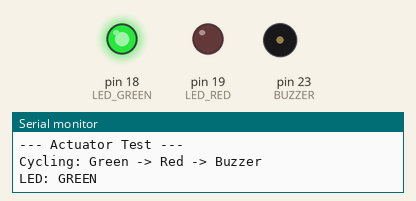
Bench run of a sketch on a simulated Arduino Mega 2560, built with avr-gcc and run on an emulated ATmega2560. On the bench: output pins drawn as LEDs (lit = HIGH), buzzer (waves = sounding, pin HIGH), the last lines printed to the serial monitor.

Above: at 0.5 s.
At 1.5 s:
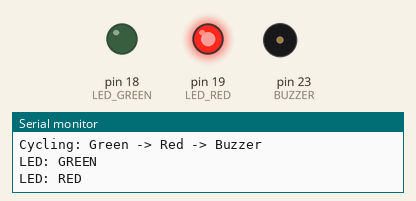
At 2.1 s:
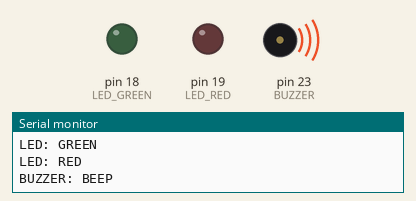
At 3.2 s:
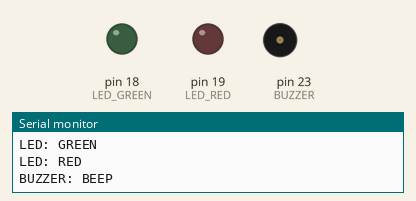
Timing chart, 0 to 5.5 s (numbered marks = the images above):
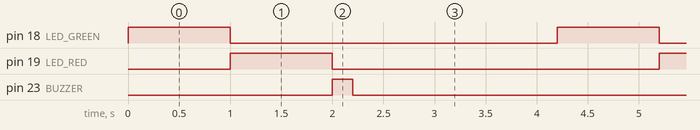

The sketch:

actuator_test.ino
```cpp
/*
 * ============================================================
 * ACTUATOR TEST
 * Green LED (18), Red LED (19), and Buzzer (23)
 * ============================================================
 */

#define LED_GREEN 18
#define LED_RED 19
#define BUZZER 23

void setup() {
  Serial.begin(115200);

  pinMode(LED_GREEN, OUTPUT);
  pinMode(LED_RED, OUTPUT);
  pinMode(BUZZER, OUTPUT);

  Serial.println("\n--- Actuator Test ---");
  Serial.println("Cycling: Green -> Red -> Buzzer");
}

void loop() {
  // 1. Green LED
  Serial.println("LED: GREEN");
  digitalWrite(LED_GREEN, HIGH);
  delay(1000);
  digitalWrite(LED_GREEN, LOW);

  // 2. Red LED
  Serial.println("LED: RED");
  digitalWrite(LED_RED, HIGH);
  delay(1000);
  digitalWrite(LED_RED, LOW);

  // 3. Buzzer
  Serial.println("BUZZER: BEEP");
  digitalWrite(BUZZER, HIGH);
  delay(200);
  digitalWrite(BUZZER, LOW);

  delay(2000); // 2-second pause between cycles
}
```

Measured:
- by itself, pin 18 (LED_GREEN), pin 19 (LED_RED): alternates HIGH for 1.0 s and LOW for 3.2 s
- by itself, pin 23 (BUZZER): alternates HIGH for 0.20 s and LOW for 4.0 s
- by itself, everything shown: repeats every 4.2 s, in 4 steps
